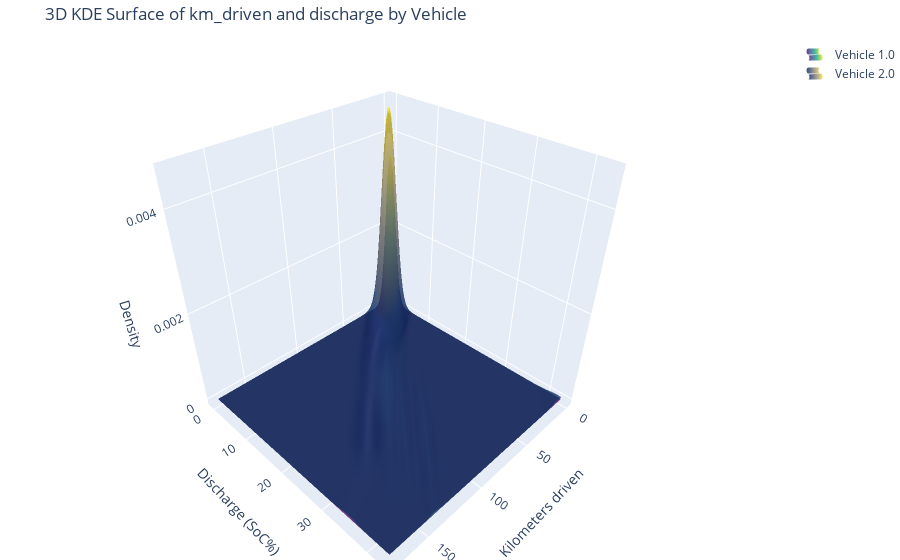

The code cell stored with this chart in its notebook:
### Code cell
vehicles = trip_data['vin'].unique()
colors = ['Viridis', 'Cividis', 'Plasma', 'Inferno', 'Magma', 'Turbo']  

fig = go.Figure()


x = trip_data['km_driven'].values
y = trip_data['discharge'].values
xgrid = np.linspace(x.min(), x.max(), 100)
ygrid = np.linspace(y.min(), y.max(), 100)
X, Y = np.meshgrid(xgrid, ygrid)
positions = np.vstack([X.ravel(), Y.ravel()])

for i, vin in enumerate(vehicles):
    subset = trip_data[trip_data['vin'] == vin]
    xy_subset = np.vstack([subset['km_driven'].values, subset['discharge'].values])
    kde = gaussian_kde(xy_subset)
    Z = np.reshape(kde(positions).T, X.shape)
    
    fig.add_trace(go.Surface(
        x=X,
        y=Y,
        z=Z,
        colorscale=colors[i % len(colors)],
        name=f'Vehicle {vin}',
        showscale=False,
        opacity=0.8,
        showlegend=True  
    ))

fig.update_layout(
    title='3D KDE Surface of km_driven and discharge by Vehicle',
    scene=dict(
        xaxis_title='Kilometers driven',
        yaxis_title='Discharge (SoC%)',
        zaxis_title='Density'
    ),
    margin=dict(l=0, r=0, b=0, t=40)
)

fig.show()

### Figure 1 — Plotly figure (JSON) as saved in the notebook; plotly's stock layout.template omitted (floating-point values rounded to 4 significant figures; data arrays with more than 128 entries replaced by an {"elided": "..."} marker saying what was removed)
{"data": [{"colorscale": [[0, "#440154"], [0.1111, "#482878"], [0.2222, "#3e4989"], [0.3333, "#31688e"], [0.4444, "#26828e"], [0.5556, "#1f9e89"], [0.6667, "#35b779"], [0.7778, "#6ece58"], [0.8889, "#b5de2b"], [1, "#fde725"]], "name": "Vehicle 1.0", "opacity": 0.8, "showlegend": true, "showscale": false, "type": "surface", "x": {"elided": "100x100 float values"}, "y": {"elided": "100x100 float values"}, "z": {"elided": "100x100 float values"}}, {"colorscale": [[0, "#00224e"], [0.1111, "#123570"], [0.2222, "#3b496c"], [0.3333, "#575d6d"], [0.4444, "#707173"], [0.5556, "#8a8678"], [0.6667, "#a59c74"], [0.7778, "#c3b369"], [0.8889, "#e1cc55"], [1, "#fee838"]], "name": "Vehicle 2.0", "opacity": 0.8, "showlegend": true, "showscale": false, "type": "surface", "x": {"elided": "100x100 float values"}, "y": {"elided": "100x100 float values"}, "z": {"elided": "100x100 float values"}}], "layout": {"margin": {"b": 0, "l": 0, "r": 0, "t": 40}, "scene": {"xaxis": {"title": {"text": "Kilometers driven"}}, "yaxis": {"title": {"text": "Discharge (SoC%)"}}, "zaxis": {"title": {"text": "Density"}}}, "title": {"text": "3D KDE Surface of km_driven and discharge by Vehicle"}}}
